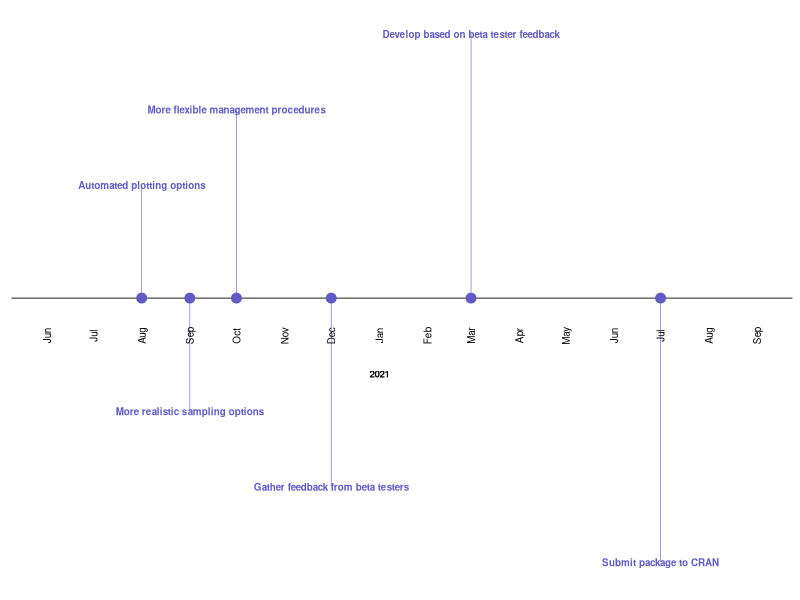

Source code (R):
# based on https://benalexkeen.com/creating-a-timeline-graphic-using-r-and-ggplot2/

# load pkgs set options ----
library(ggplot2)
library(scales)
library(lubridate)
library(dplyr)
options(stringsAsFactors = FALSE) # needed if R < 4.0.0

# load data ----
df <- read.csv(file.path("data_raw", "ssmse_timeline.csv"))

# define a date ----
df$date <- with(df, ymd(sprintf('%04d%02d%02d', year, month, 1)))
df <- df[with(df, order(date)),]


# make status a factor ----
# could use use 3 color Dark 2 palette from 
# https://colorbrewer2.org/#type=qualitative&scheme=Dark2&n=3
# currently using hexes from NOAA palette
status_levels <- c("complete", "active", "planned")
status_colors <- c("#008998", "#D65F00", "#625BC4")
df$status <- factor(df$status, levels = status_levels, ordered = TRUE)

# define positions for events ----
positions <- c(0.3,-0.3, 0.5,-0.5, 0.7,-0.7)
directions <- c(1,-1)

line_pos <- data.frame(
  "date" = unique(df$date),
  "position" = rep(positions, length.out = length(unique(df$date))),
  "direction" = rep(directions, length.out = length(unique(df$date)))
)

df <- merge(x = df,
            y = line_pos,
            by = "date",
            all = TRUE)
df <- df[with(df, order(date, status)),]

# define the buffer ---
month_buffer <- 2
month_date_range <-
  seq(min(df$date) - months(month_buffer),
      max(df$date) + months(month_buffer),
      by = 'month')
month_format <- format(month_date_range, '%b')
month_df <- data.frame(month_date_range, month_format)

year_date_range <-
  seq(min(df$date) - months(month_buffer),
      max(df$date) + months(month_buffer),
      by = 'year')
year_date_range <- as.Date(intersect(
  ceiling_date(year_date_range, unit = "year"),
  floor_date(year_date_range, unit = "year")
),  origin = "1970-01-01")
year_format <- format(year_date_range, '%Y')
year_df <- data.frame(year_date_range, year_format)

# plot ----

timeline_plot <-
  ggplot(df, aes(x = date, y = 0, col = status, label = event)) +
  labs(col = "") +
  scale_color_manual(values = status_colors,
                     labels = status_levels,
                     drop = FALSE) +
  geom_hline(yintercept = 0, # horizonal lines
             color = "black",
             size = 0.3) +
  geom_segment( #vertical lines
    aes(y = position, yend = 0, xend = date, color = status),
    #color = "black",
    size = 0.2) +
  geom_point(aes(y = 0), size = 3) +
  geom_text(
    data = month_df,
    aes(x = month_date_range, y = -0.1, label = month_format),
    size = 2.5,
    vjust = 0.5,
    color = 'black',
    angle = 90) +
  geom_text(
    data = year_df,
    aes(x = year_date_range, y = -0.2, label = year_format,
        fontface = "bold"), size = 2.5, color = 'black') +
  geom_text(data = df, aes(y = position, label = event, fontface = "bold"), size = 2.5)+
  theme_classic() +
  theme(# Don't show axes, appropriately position legend
    axis.line.y = element_blank(),
    axis.text.y = element_blank(),
    axis.title.x = element_blank(),
    axis.title.y = element_blank(),
    axis.ticks.y = element_blank(),
    axis.text.x = element_blank(),
    axis.ticks.x = element_blank(),
    axis.line.x = element_blank(),
    legend.position = "none")
ggsave(file.path("figures", "SSMSE_timeline.png"), width = 6, height = 4, units = "in")
